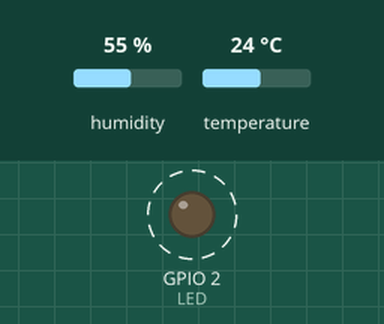
Simulated run of this sketch. Board: ESP32. Shown: output pins drawn as LEDs (lit = HIGH). Dashed ring = blinking. The inputs (shaded band) are chosen by the test bench; at power-on: humidity 55 %, temperature 24 °C. WiFi joins after 1.5 s; servers stay silent unless stated; the local clock reads 2024-03-15 10:24:30 at power-on unless the sketch sets it; what the sketch prints to the serial monitor is not drawn.

Above: at 2.0 s.
Timing chart, 0 to 5.3 s (numbered marks = the images above):
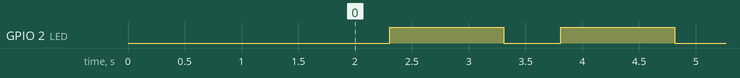

Measured:
- by itself, GPIO 2 (LED): alternates HIGH for 1.0 s and LOW for 0.50 s

The sketch:

temp_reader.ino
```cpp
#include <WiFi.h>
#include <WebServer.h>
#include <DHT.h>
#include "time.h"

#define LED 2

#define DHTPIN 4
#define DHTTYPE DHT22

DHT dht(DHTPIN, DHTTYPE);

// WFI SET UP //
const char* STA_SSID = "VM4368569";
const char* STA_PASS = "f6gZxJs8xhnw";

// Fallback //
const char* AP_SSID = "DHT22_AP";
const char* AP_PASS = "esp32test";

// UK time zone rules
const char* ntpServer = "pool.ntp.org";
// For UK, 0 for GTM offset and DST offset 3600 sec in summer
const long gmtOffset_sec = 0;         // GMT+0
const int daylightOffset_sec = 3600; // +1h fro BTS

WebServer server(80);

String htmlPage(float t, float h){
  String status = "OK";
   if (isnan(t) || isnan(h)) status = "Sensor error";

  String page = R"HTML(
    <!doctype html>
    <html lang="en">
    <meta name="viewport" content="width=device-width, initial-scale=1" />
    <title>Room Climate</title>
    <style>
      body { font-family: system-ui, -apple-system, Segoe UI, Roboto, Arial, sans-serif; margin: 0; padding: 1.2rem; background: #f7f7f7; }
      .card { max-width: 480px; margin: 0 auto; background: white; border-radius: 16px; padding: 1.2rem 1.4rem; box-shadow: 0 6px 20px rgba(0,0,0,0.08); }
      h1 { font-size: 1.2rem; margin: 0 0 .6rem; }
      .grid { display: grid; grid-template-columns: 1fr 1fr; gap: .8rem; }
      .tile { background: #fafafa; border-radius: 12px; padding: 1rem; text-align: center; }
      .big { font-size: 2.2rem; font-weight: 700; }
      .muted { color: #666; font-size: .9rem; }
      .status { margin-top: .6rem; font-size: .9rem; color: #333; }
      .footer { text-align: center; margin-top: 1rem; color: #888; font-size: .8rem; }
      button { margin-top: .8rem; width: 100%; padding: .8rem; border: 0; border-radius: 10px; background: #0a84ff; color: white; font-weight: 600; }
    </style>
    <div class="card">
      <h1>Room Climate (ESP32 + DHT22)</h1>
      <div class="grid">
        <div class="tile">
          <div class="muted">Temperature</div>
          <div id="temp" class="big">--.- °C</div>
        </div>
        <div class="tile">
          <div class="muted">Humidity</div>
          <div id="hum" class="big">--.- %</div>
        </div>
      </div>
      <div class="status">Status: <span id="status">)HTML";

      page += status;
      page += R"HTML(</span></div>
      <button onclick="refreshNow()">Refresh Now</button>
      <div class="footer">Auto-updates every 5s - API: <code>/api</code></div>
    </div>
    <script>
    async function fetchData() {
      try {
        const res = await fetch('/api');
        const js = await res.json();
        document.getElementById('temp').textContent = (js.temperature_c ?? '--') + ' °C';
        document.getElementById('hum').textContent  = (js.humidity ?? '--') + ' %';
        document.getElementById('status').textContent = js.ok ? 'OK' : 'Sensor error';
      } catch (e) {
        document.getElementById('status').textContent = 'Network error';
      }
    }
    function refreshNow(){ fetchData(); }
    fetchData();
    setInterval(fetchData, 5000);
    </script>
    </html>
    )HTML";
  return page;
}

void handleRoot(){
  float h = dht.readHumidity();
  float t = dht.readTemperature();
  server.send(200, "text/html", htmlPage(t,h));
}

void handleApi(){
  float h = dht.readHumidity();
  float t = dht.readTemperature(); // Celsius
  bool ok = !(isnan(t) || isnan(h));
  String json = "{";
  json += "\"ok\":" + String(ok ? "true":"false") + ",";
  json += "\"temperature_c\":" + (ok ? String(t,1) : "null") + ",";
  json += "\"humidity\":" + (ok ? String(h,1) : "null");
  json += "}";
  server.send(200, "application/json", json);
}

void setupWiFi(){
  WiFi.mode(WIFI_STA);
  WiFi.begin(STA_SSID, STA_PASS);
  unsigned long start = millis();
  while(WiFi.status() != WL_CONNECTED & millis() - start < 800){
    delay(200);
  }


  if (WiFi.status() == WL_CONNECTED) {
    Serial.print("Connected to Wi-Fi. IP: ");
    Serial.println(WiFi.localIP());
    return;
  }

  // Fallback to Access Point
  Serial.println("STA failed, starting AP…");
  WiFi.mode(WIFI_AP);
  bool ap = WiFi.softAP(AP_SSID, AP_PASS);
  if (ap) {
    Serial.print("AP started. SSID: ");
    Serial.print(AP_SSID);
    Serial.print("  Pass: ");
    Serial.println(AP_PASS);
    Serial.print("AP IP: ");
    Serial.println(WiFi.softAPIP());
  } else {
    Serial.println("AP start failed!");
  }
}

void setup() {
  // put your setup code here, to run once:
  Serial.begin(115200);
  delay(1000);
  Serial.println("Hello from ESP32");
  setupWiFi();

  pinMode(LED, OUTPUT);
  dht.begin();

  server.on("/", handleRoot);
  server.on("/api", handleApi);
  server.begin();
  Serial.println("HTTP server started");

  configTime(gmtOffset_sec, daylightOffset_sec, ntpServer);
}


void recordTemps(){
  Serial.println("");
  Serial.println("LOCAL READINGS");
  Serial.println("");

  float t = dht.readTemperature();
  float h = dht.readHumidity();

  Serial.print("Temprature = ");
  Serial.print(t, 1);
  Serial.println("°C");

  Serial.print("Humidity = ");
  Serial.print(h, 0);
  Serial.print("%");

//  printData(t,h);
}

void tempCheck(){
  float t = dht.readTemperature();
  if(t > 23.5){
    Serial.print(t);
    Serial.println("Temp too high");
  }else if(t < 16){
    Serial.print(t);
    Serial.println("Temp Too Low");
  }else if( t > 19 && t <= 22 ){
    Serial.println("Optimal Day Temp");
  }else if(t > 16 && t <= 19){
    Serial.println("Optimal Night Temp");
  }
}

void printLocalTime(){
  struct tm timeinfo;
  if(!getLocalTime(&timeinfo)){
    Serial.println("Failed to obtain time");
    return;
  }
  Serial.println(&timeinfo, "%A, %d %B %Y %H:%M:%S");
}

void loop() {
  // put your main code here, to run repeatedly:
  delay(500);
  digitalWrite(LED, HIGH);
  delay(1000);
  digitalWrite(LED, LOW);

  recordTemps();
  server.handleClient();
  printLocalTime();
}
```
